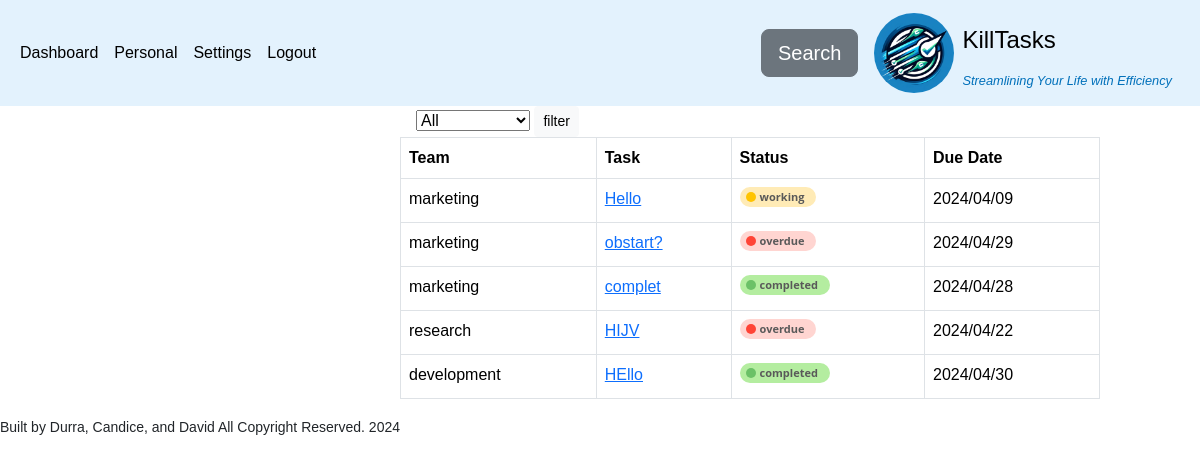
The page /private/dashboard.php (signed in) on the database its author committed.
### tables this page shows
CREATE TABLE `task` (
  `task_id` int(11) NOT NULL,
  `task_name` varchar(255) DEFAULT NULL,
  `task_description` varchar(255) DEFAULT NULL,
  `user_email` varchar(50) NOT NULL,
  `category` varchar(50) NOT NULL,
  `status` varchar(50) NOT NULL DEFAULT 'working',
  `team` varchar(50) DEFAULT NULL,
  `created_at` timestamp NOT NULL DEFAULT current_timestamp(),
  `updated_at` datetime DEFAULT current_timestamp() ON UPDATE current_timestamp(),
  `start_date` timestamp NULL DEFAULT NULL,
  `due_date` timestamp NULL DEFAULT NULL,
  `deleted` tinyint(1) NOT NULL DEFAULT 0
);

### server/config/pdo.php (called while the page is built, shortened)
<?php
  class PdoDao {
    private PDO $pdo;
    private static string $DB_HOST = "localhost";
    private static string $DB_USER = "admin";
    private static string $DB_PASS = "admin";
    private static string $DB_NAME = "killtasks";
    private static string $DB_PORT = "3306";
    function __construct() {
      $dsn = "mysql:host=" . self::$DB_HOST . ";dbname=" . self::$DB_NAME . ";port=" . self::$DB_PORT;
      try {
        $this->pdo = new PDO($dsn, self::$DB_USER, self::$DB_PASS);
        $this->pdo->setAttribute(PDO::ATTR_ERRMODE, PDO::ERRMODE_EXCEPTION);
      } catch (PDOException $e) {
        echo "Connection failed: " . $e->getMessage();
      }
    }
    function get_pdo(): PDO {
      return $this->pdo;
    }
  }

### server/utils/sanitization.php (called while the page is built, shortened)
<?php
function sanitize(string | int $input, Input $type) : string | int
{
  $input = trim($input);
  switch ($type) {
    case Input::string:
    default:
      return filter_var($input, FILTER_SANITIZE_SPECIAL_CHARS);
  }
}

### server/service/task.php (called while the page is built, shortened)
<?php
include_once("../server/model/task.php");
include_once("../server/config/pdo.php");
include_once("../server/utils/convertors.php");
class TaskService
{
  private PDO $conn;
  public function __construct(PdoDao $pdo = new PdoDao())
  {
    $this->conn = $pdo->get_pdo();
  }
  public function get_tasks_by_team(string $team = "%%")
  {
    try {
      $sql = " SELECT * FROM task
      WHERE team LIKE :team
      AND deleted IS FALSE
      ORDER BY status DESC, created_at;
      ";
      $stmt = $this->conn->prepare($sql);
      $stmt->bindParam(":team", $team, PDO::PARAM_STR);
      $stmt->execute();
      $result = $stmt->fetchAll(PDO::FETCH_ASSOC);
      $tasks = [];
      if (!empty($result)) {
        foreach ($result as $row) {
          $task = new Task(
            $row['task_id'],
            $row['task_name'],
            $row['task_description'],
            $row['user_email'],
            $row['category'],
            $row['status'],
            $row['team'],
            $row['start_date'],
            $row['due_date'],
            $row['created_at'],
            $row['updated_at']
          );
          array_push($tasks, $task);
        }
        return $tasks;
      }
    } catch (PDOException $e) {
      echo $e->getMessage();
    }
  }
}

### server/model/task.php (called while the page is built, shortened)
<?php
class Task implements \JsonSerializable
{
  private ?int $task_id;
  private string $task_name;
  private string $status;
  private string $team;
  private string $due_date;
  function __construct(?int $task_id, string $task_name, string $task_description, string $user_email, string $category, string $status,  string $team, string $start_date, string $due_date, ?string $created_at = null, ?string $updated_at = null)
  {
    $this->task_id = $task_id;
    $this->task_name = $task_name;
    $this->status = strtolower($status);
    $this->team = strtolower( $team);
    $this->due_date = $due_date;
  }
  public function get_task_id(): int
  {
    return $this->task_id;
  }
  public function get_task_name(): string
  {
    return $this->task_name;
  }
  public function get_team(): string | null
  {
    return $this->team;
  }
  public function get_status(): string
  {
    return $this->status;
  }
  public function get_due_date(): string | null
  {
    return $this->due_date;
  }
}

### server/utils/convertors.php (called while the page is built, shortened)
<?php
function string_to_date(?string  $date, string $format = "c")
{
  return $date  ?  date($format, strtotime($date)) : "";
}

### private/dashboard.php (the view, shortened to what this page needs)
<?php
include_once("../server/service/task.php");
include_once("../server/utils/convertors.php");
include_once("../partials/badges.php");
$service = new TaskService();
$team = sanitize("%%", Input::string);
$tasks = $service->get_tasks_by_team($team);
$group_by = array();
if (!isset($tasks) || empty($tasks)) {
  echo "<h1> No tasks found </h1>";
  return;
} else {
  foreach ($tasks as $key => $value) {
    $group_by[$value->get_team()][] = $value;
  }
}
$dup_teams = array_map(fn ($task): string => $task->get_team(), $tasks);
function set(array $data): array
{
  $result = [];
  foreach ($data as $key => $value) {
    if (in_array($value, $result)) {
      continue;
    }
    $result[] = $value;
  }
  return $result;
}
$teams = set($dup_teams);
?>
<?php include("../partials/header.php") ?>
<main id="dashboard">
  <div id="teams_tasks" class="">
    <form action="dashboard.php" method="POST">
      <select name="team" id="team">
        <option value="%%">All</option>
      </select>
      <button class="btn btn-sm btn-light" type="submit">filter</button>
    </form>
    <table class="table table-bordered">
      <thead>
        <tr>
          <th scope="col">Team</th>
          <th scope="col">Task</th>
          <th scope="col">Status</th>
          <th scope="col">Due Date</th>
        </tr>
      </thead>
      <tbody>
        <?php foreach ($teams as $team) : ?>
          <?php if (isset($group_by[$team])) : ?>
            <?php foreach ($group_by[$team] as $task) : ?>
              <tr>
                <td><?= $task->get_team() ?></td>
                <td>
                  <a href="task_view.php?task_id=<?= $task->get_task_id() ?>">
                    <?= $task->get_task_name() ?>
                  </a>
                </td>
                <td><?= status_badge($task->get_status()) ?></td>
                <td><?= string_to_date($task->get_due_date(), 'Y/m/d') ?></td>
              </tr>
            <?php endforeach; ?>
          <?php endif ?>
        <?php endforeach; ?>
      </tbody>
    </table>
  </div>
</main>
<?php include("../partials/footer.php") ?>

### partials/badges.php (shortened to what this page needs)
<?php
function status_badge($status)
{
  $color = "";
  switch (strtolower($status)) {
    case "working":
      $color = "warning";
      break;
    case "completed":
      $color = "success";
      break;
    case "overdue":
      $color = "danger";
      break;
  }
  return "<span class='bdg bdg-" . $color  . "'>" . $status . "</span>";
}

### public/style/global.css (style rules this page uses)
* { margin: 0; padding: 0; box-sizing: border-box; font-family: sans-serif; }
button { padding: 1.3rem 3rem; border-radius: 0.2rem; }
tr { border-bottom: 1px solid #ddd; }
.bdg-success { background: #b4eda0; }
.bdg-success:before { background: #6bc167; }
.bdg-warning { background: #ffebb6; }
.bdg-warning:before { background: #ffc400; }
.bdg-danger { background: #ffd5d1; }
.bdg-danger:before { background: #ff4436; }

### public/style/task.css (style rules this page uses)
.tasks_table, thead, td, tr, th { margin: 2rem; padding: 1rem; border-collapse: collapse; border: 1px solid #ccc; border-radius: 3px; }

### public/style/dashboard.css (style rules this page uses)
#dashboard { display: flex; flex-direction: column; justify-content: center; align-items: center; }
#teams_tasks > form { margin-left: 1rem; margin-right: 1rem; }
@media (min-width: 768px) { #dashboard { display: grid; grid-template-columns: repeat(12, 1fr); } }
@media (min-width: 768px) { #teams_tasks { grid-column-start: 5; grid-column-end: 12; } }

### rows shown on the page
task: team "marketing", task_name "Hello", status "working", due_date "2024/04/09"
task: team "marketing", task_name "obstart?", status "overdue", due_date "2024/04/29"
task: team "marketing", task_name "complet", status "completed", due_date "2024/04/28"
task: team "research", task_name "HIJV", status "overdue", due_date "2024/04/22"
task: team "development", task_name "HEllo", status "completed", due_date "2024/04/30"

### other values the page prints
$li "Dashboard"
$li "Personal"
$li "Settings"
$li "Logout"
